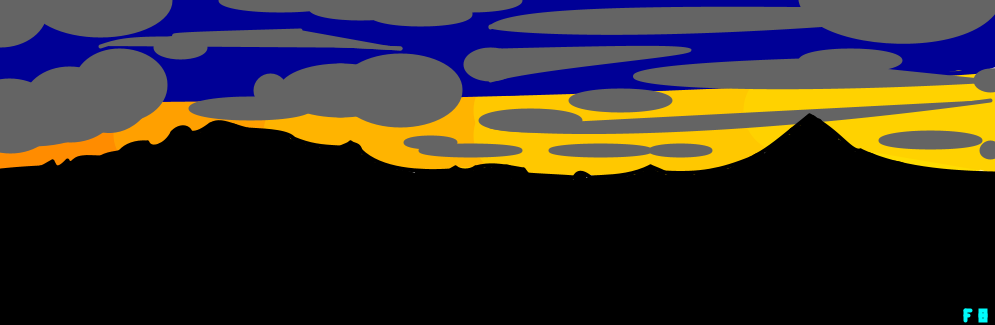
Frame 1 (no input)
Frame 60 (the mouse pressed at the canvas centre just before this capture): identical to frame 1, image omitted
Frame 120 (the mouse held since frame 60 and released just before this capture): identical to frame 1, image omitted

The Processing sketch that drew this single still picture (run headless with seeded random() and noise(); from frame 60 on, the mouse is pressed at the canvas centre):

// Processing sketch: processing_68703
// ── processing_68703.pde

void setup() {
  size(995, 325); 
  background(250); 
  strokeWeight(4);
  noFill();
  smooth();
}

void cielo()
{
  //naranja
  fill(260, 140, 0);
  stroke(260, 140, 0);
  arc(0, 135, 70, 70, 0, TWO_PI);
  arc(30, 135, 70, 70, 0, TWO_PI);
  arc(60, 135, 70, 70, 0, TWO_PI);
  arc(90, 135, 70, 70, 0, TWO_PI);
  arc(120, 135, 70, 70, 0, TWO_PI);
  
  //naranja 1
  fill(260, 160, 0);
  stroke(260, 160, 0);
  arc(150, 134, 70, 70, 0, TWO_PI);
  arc(180, 134, 70, 70, 0, TWO_PI);
  arc(210, 134, 70, 70, 0, TWO_PI);
  arc(240, 134, 70, 70, 0, TWO_PI);
  arc(270, 134, 70, 70, 0, TWO_PI);
  
  //naranja 2
  fill(260, 180, 0);
  stroke(260, 180, 0);
  arc(300, 132, 70, 70, 0, TWO_PI);
  arc(330, 132, 70, 70, 0, TWO_PI);
  arc(360, 132, 70, 70, 0, TWO_PI);
  arc(390, 132, 70, 70, 0, TWO_PI);
  arc(420, 132, 70, 70, 0, TWO_PI);
  arc(450, 130, 70, 70, 0, TWO_PI);
  arc(480, 130, 70, 70, 0, TWO_PI);
  arc(510, 130, 70, 70, 0, TWO_PI);
  arc(450, 135, 70, 70, 0, TWO_PI);
  arc(480, 135, 70, 70, 0, TWO_PI);
  arc(510, 135, 70, 70, 0, TWO_PI);
  
  //amarillo
  fill(260, 200, 0);
  stroke(260,200, 0);
  arc(515, 110, 80, 80, 0, TWO_PI);
  arc(545, 110, 80, 80, 0, TWO_PI);
  arc(575, 110, 80, 80, 0, TWO_PI);
  arc(605, 110, 80, 80, 0, TWO_PI);
  arc(635, 110, 80, 80, 0, TWO_PI);
  arc(665, 110, 80, 80, 0, TWO_PI);
  arc(695, 110, 80, 80, 0, TWO_PI);
  arc(725, 110, 80, 80, 0, TWO_PI);
  arc(775, 110, 80, 80, 0, TWO_PI);
  arc(515, 135, 80, 80, 0, TWO_PI);
  arc(545, 135, 80, 80, 0, TWO_PI);
  arc(575, 135, 80, 80, 0, TWO_PI);
  arc(605, 135, 80, 80, 0, TWO_PI);
  arc(635, 135, 80, 80, 0, TWO_PI);
  arc(665, 135, 80, 80, 0, TWO_PI);
  arc(695, 135, 80, 80, 0, TWO_PI);
  arc(725, 135, 80, 80, 0, TWO_PI);
  
  //amarillo 1
  fill(260, 210, 0);
  stroke(260,210, 0);
  arc(785, 110, 80, 80, 0, TWO_PI);
  arc(815, 110, 80, 80, 0, TWO_PI);
  arc(845, 110, 80, 80, 0, TWO_PI);
  arc(875, 110, 80, 80, 0, TWO_PI);
  arc(905, 110, 80, 80, 0, TWO_PI);
  arc(935, 110, 80, 80, 0, TWO_PI);
  arc(965, 110, 80, 80, 0, TWO_PI);
  arc(995, 110, 80, 80, 0, TWO_PI);
  
  arc(905, 130, 80, 80, 0, TWO_PI);
  arc(935, 130, 80, 80, 0, TWO_PI);
  arc(965, 130, 80, 80, 0, TWO_PI);
  arc(995, 130, 80, 80, 0, TWO_PI);
  
  //azul
  fill(0, 0, 150);
  stroke(0, 0, 150);
  bezier(0, 100, 100, 100, 600, 100, 995, 70);
  arc(0, 0, 200, 200, 0, TWO_PI);
  arc(50, 0, 200, 200, 0, TWO_PI);
  arc(110, 0, 198, 198, 0, TWO_PI);
  arc(160, 0, 198, 198, 0, TWO_PI);
  arc(210, 0, 198, 198, 0, TWO_PI);
  arc(260, 0, 196, 196, 0, TWO_PI);
  arc(310, 0, 194, 194, 0, TWO_PI);
  arc(360, 0, 192, 192, 0, TWO_PI);
  arc(410, 0, 191, 191, 0, TWO_PI);
  arc(460, 0, 189, 189, 0, TWO_PI);
  arc(510, 0, 187, 187, 0, TWO_PI);
  arc(560, 0, 183, 183, 0, TWO_PI);
  arc(610, 0, 180, 180, 0, TWO_PI);
  arc(660, 0, 177, 177, 0, TWO_PI);
  arc(710, 0, 173, 173, 0, TWO_PI);
  arc(760, 0, 166, 166, 0, TWO_PI);
  arc(810, 0, 160, 160, 0, TWO_PI);
  arc(860, 0, 156, 156, 0, TWO_PI);
  arc(910, 0, 146, 146, 0, TWO_PI);
  arc(940, 0, 140, 140, 0, TWO_PI);
  arc(970, 0, 139, 139, 0, TWO_PI); 
}

void nube()
{
  fill(100,100,100);
  stroke(100, 100, 100);
  bezier(0,140,40,150,86,140,100,120);
  bezier(90,126,100,132,140,142,160,80);
  bezier(300,30,100,36,140,34,400,48);
  bezier(100,46,130,36,140,34,400,48);
  arc(10,116,91,71,0,TWO_PI);
  arc(70,104,92,72,0,TWO_PI);
  arc(120,85,90,70,0,TWO_PI);
  arc(0,10,90,70,0,TWO_PI);
  arc(100,0,140,70,0,TWO_PI);
  arc(280,0,120,20,0,TWO_PI);
  arc(250,108,120,20,0,TWO_PI);
  arc(340,90,120,50,0,TWO_PI);
  arc(340,90,50,50,0,TWO_PI);
  arc(270,90,30,30,0,TWO_PI);
  arc(400,90,120,70,0,TWO_PI);
  arc(180,47,50,20,0,TWO_PI);
  arc(530,120,100,20,0,TWO_PI);
  arc(600,150,100,10,0,TWO_PI);
  arc(680,150,60,10,0,TWO_PI);
  arc(470,150,100,10,0,TWO_PI);
  arc(930,140,100,15,0,TWO_PI);
  arc(990,150,17,15,0,TWO_PI);
  bezier(800,60,490,70,650,100,995,80);
  bezier(490,126,510,132,680,142,990,100);
  bezier(490,26,510,32,680,42,990,10);
  bezier(490,27,510,6,680,6,990,11);
  arc(990,80,30,20,0,TWO_PI);
  arc(850,60,100,20,0,TWO_PI);
  arc(430,142,50,10,0,TWO_PI);
  bezier(800,0,810,50,980,60,1000,0);
  arc(390,0,100,20,0,TWO_PI);
  arc(420,14,100,20,0,TWO_PI);
  arc(360,8,100,20,0,TWO_PI);
  arc(470,0,100,20,0,TWO_PI);
  bezier(500,50,900,40,550,60,490,80);
  arc(490,64,50,30,0,TWO_PI);
  arc(620,100,100,20,0,TWO_PI);

}

void volcan()
{
  fill(250, 250, 250);
  stroke(0, 0, 0);
  bezier(0, 170, 10, 169, 20, 168, 40, 167);
  bezier(40, 167, 44, 166, 46, 164, 52, 161);
  fill(260, 140, 0);
  bezier(52, 161, 54, 164, 55, 173, 67, 160);
  bezier(67, 161, 69, 163, 71, 163, 73, 161);
  bezier(73, 161, 77, 157, 80, 156, 100, 157);
  fill(260, 160, 0);
  bezier(100, 157, 109, 152, 117, 153, 120, 151);
  bezier(120, 151, 125, 145, 135, 141, 147, 142);
  bezier(147, 142, 150, 150, 165, 146, 172, 132);
  bezier(172, 132, 178, 125, 188, 125, 190, 132);
  bezier(190, 132, 198, 134, 208, 125, 210, 124);
  bezier(210, 124, 220, 118, 230, 125, 247, 129);
  bezier(247, 129, 265, 130, 288, 131, 293, 138);
  fill(260, 180, 0);
  bezier(293, 138, 310, 145, 320, 146, 340, 147);
  bezier(340, 147, 344, 145, 348, 144, 350, 142);
  bezier(350, 142, 354, 145, 358, 143, 360, 150);
  bezier(360, 150, 380, 170, 420, 172, 450, 170);
  bezier(450, 170, 451, 169, 453, 168, 455, 167);
  fill(260, 200, 0);
  bezier(455, 167, 460, 171, 469, 171, 475, 167);
  bezier(475, 167, 490, 163, 500, 165, 523, 169);
  bezier(523, 169, 524, 170, 526, 173, 527, 174);
  bezier(527, 174, 537, 175, 564, 176, 574, 177);
  bezier(574, 177, 578, 168, 586, 174, 590, 177);
  bezier(590, 177, 610, 176, 630, 176, 650, 166);
  bezier(650, 166, 655, 168, 660, 170, 664, 172);
  bezier(664, 172, 700, 174, 720, 170, 750, 158);
  fill(260, 220, 0);
  bezier(750, 158, 770, 148, 780, 138, 809, 115);
  bezier(809, 115, 840, 132, 850, 152, 860, 150);
  bezier(860, 150, 890, 164, 930, 172, 995, 173);
}

void relleno()
{
  fill(0, 0, 0);
  stroke(0, 0, 0);
  bezier(0, 180, 400, 300, 700, 300, 995, 180);
  bezier(0, 325, 180, 180, 700, 180, 995, 325);
  bezier(0, 171, 350, 188, 230, 320, 0, 325);
  bezier(995, 174, 600, 150, 600, 300, 995, 325);
  bezier(600, 179, 700, 190, 700, 190, 995, 174);
  bezier(0, 171, 150, 190, 300, 190, 565, 179);
  arc(11, 175, 10, 10, 0, TWO_PI);
  arc(17, 174, 10, 10, 0, TWO_PI);
  arc(21, 174, 10, 10, 0, TWO_PI);
  arc(24, 174, 10, 10, 0, TWO_PI);
  arc(30, 174, 10, 10, 0, TWO_PI);
  arc(35, 174, 10, 10, 0, TWO_PI);
  arc(40, 174, 10, 10, 0, TWO_PI);
  arc(50, 174, 10, 10, 0, TWO_PI);
  arc(60, 173, 10, 10, 0, TWO_PI);
  arc(70, 169, 10, 10, 0, TWO_PI);
  arc(80, 167, 10, 10, 0, TWO_PI);
  arc(100, 173, 40, 30, 0, TWO_PI);
  arc(152, 168, 70, 40, 0, TWO_PI);
  arc(230, 165, 100, 70, 0, TWO_PI);
  arc(326, 170, 100, 40, 0, TWO_PI);
  arc(810, 170, 100, 70, 0, TWO_PI);

  arc(45, 170, 5, 5, 0, TWO_PI);
  arc(47, 169, 5, 5, 0, TWO_PI);
  arc(50, 168, 5, 5, 0, TWO_PI);
  arc(52, 167, 5, 5, 0, TWO_PI);
  arc(53, 170, 5, 5, 0, TWO_PI);
  arc(65, 169, 5, 5, 0, TWO_PI);
  arc(68, 166, 5, 5, 0, TWO_PI);
  arc(75, 165, 5, 5, 0, TWO_PI);
  arc(78, 163, 5, 5, 0, TWO_PI);
  arc(83, 161, 5, 5, 0, TWO_PI);
  arc(86, 160, 7, 5, 0, TWO_PI);
  arc(109, 160, 10, 10, 0, TWO_PI);
  arc(111, 158, 6, 6, 0, TWO_PI);
  arc(118, 158, 10, 10, 0, TWO_PI);
  arc(128, 152, 10, 10, 0, TWO_PI);
  arc(135, 149, 10, 10, 0, TWO_PI);
  arc(140, 148, 10, 10, 0, TWO_PI);
  arc(146, 148, 5, 5, 0, TWO_PI);
  arc(160, 148, 6, 6, 0, TWO_PI);
  arc(174, 149, 20, 20, 0, TWO_PI);
  arc(179, 141, 15, 15, 0, TWO_PI);
  arc(182, 137, 15, 15, 0, TWO_PI);
  arc(188, 142, 15, 15, 0, TWO_PI);
  arc(198, 142, 15, 15, 0, TWO_PI);
  arc(208, 138, 15, 15, 0, TWO_PI);
  arc(215, 132, 15, 15, 0, TWO_PI);
  arc(223, 132, 15, 15, 0, TWO_PI);
  arc(232, 133, 15, 15, 0, TWO_PI);
  arc(240, 134, 10, 10, 0, TWO_PI);
  arc(255, 138, 15, 15, 0, TWO_PI);
  arc(267, 142, 20, 20, 0, TWO_PI);
  arc(278, 138, 10, 10, 0, TWO_PI);
  arc(283, 140, 10, 10, 0, TWO_PI);
  arc(284, 154, 30, 30, 0, TWO_PI);
  arc(296, 152, 20, 20, 0, TWO_PI);
  arc(310, 155, 20, 20, 0, TWO_PI);
  arc(327, 157, 20, 20, 0, TWO_PI);
  arc(340, 153, 10, 10, 0, TWO_PI);
  arc(348, 150, 10, 10, 0, TWO_PI);
  arc(354, 152, 10, 10, 0, TWO_PI);
  arc(377, 169, 10, 10, 0, TWO_PI);
  arc(384, 171, 10, 10, 0, TWO_PI);
  arc(390, 172, 10, 10, 0, TWO_PI);
  arc(390, 176, 50, 10, 0, TWO_PI);
  arc(420, 176, 10, 10, 0, TWO_PI);
  arc(440, 178, 50, 10, 0, TWO_PI);
  arc(454, 176, 10, 10, 0, TWO_PI);
  arc(458, 176, 10, 10, 0, TWO_PI);
  arc(480, 177, 50, 10, 0, TWO_PI);
  arc(479, 173, 10, 10, 0, TWO_PI);
  arc(488, 173, 10, 10, 0, TWO_PI);
  arc(496, 172, 10, 10, 0, TWO_PI);
  arc(506, 172, 12, 12, 0, TWO_PI);
  arc(518, 175, 12, 12, 0, TWO_PI);
  arc(528, 181, 12, 12, 0, TWO_PI);
  arc(538, 181, 10, 10, 0, TWO_PI);
  arc(548, 181, 10, 10, 0, TWO_PI);
  arc(568, 184, 10, 10, 0, TWO_PI);
  arc(578, 184, 10, 10, 0, TWO_PI);
  arc(578, 178, 5, 5, 0, TWO_PI);
  arc(582, 178, 5, 5, 0, TWO_PI);
  arc(588, 184, 10, 10, 0, TWO_PI);
  arc(596, 183, 10, 10, 0, TWO_PI);
  arc(620, 183, 31, 11, 0, TWO_PI);
  arc(632, 182, 12, 12, 0, TWO_PI);
  arc(650, 175, 11, 11, 0, TWO_PI);
  arc(650, 178, 31, 11, 0, TWO_PI);
  arc(680, 179, 31, 11, 0, TWO_PI);
  arc(708, 179, 31, 11, 0, TWO_PI);
  arc(723, 176, 51, 11, 0, TWO_PI);
  arc(750, 176, 51, 21, 0, TWO_PI);
  arc(760, 170, 50, 20, 0, TWO_PI);
  arc(760, 164, 20, 20, 0, TWO_PI);
  arc(800, 140, 40, 10, 0, TWO_PI);
  arc(810, 131, 40, 10, 0, TWO_PI);
  arc(810, 121, 10, 10, 0, TWO_PI);
  arc(805, 123, 5, 5, 0, TWO_PI);
  arc(818, 123, 5, 5, 0, TWO_PI);
  arc(827, 132, 5, 5, 0, TWO_PI);
  arc(832, 135, 5, 5, 0, TWO_PI);
  arc(834, 137, 5, 5, 0, TWO_PI);
  arc(860, 166, 30, 10, 0, TWO_PI);
  arc(860, 158, 30, 10, 0, TWO_PI);
  arc(870, 164, 40, 10, 0, TWO_PI);
  arc(890, 167, 30, 10, 0, TWO_PI);
  arc(910, 172, 20, 10, 0, TWO_PI);
  
  stroke(0,250,250);
  line(965,310,965,320);
  line(965,310,970,310);
  line(965,315,968,315);
  rect(980,310,5,5);
  rect(980,315,5,5);
}

void draw() {
  background(250);
  cielo();
  nube();
  volcan();
  relleno();
}
